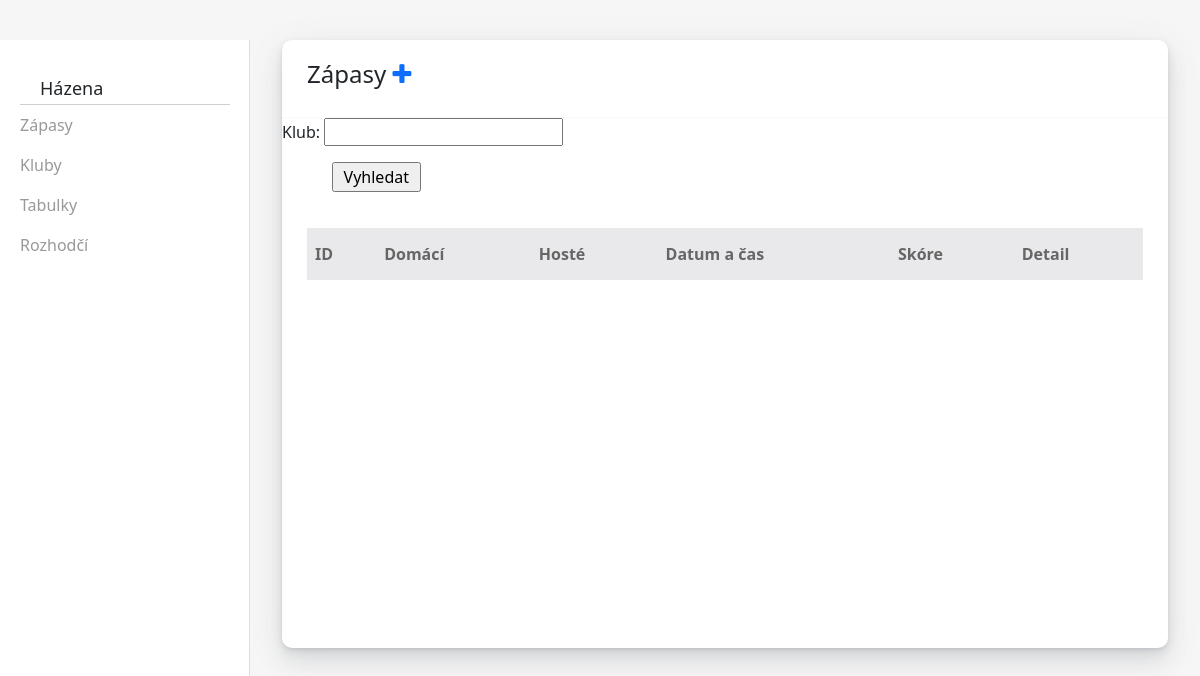
The app's page /zapasy/, older data.
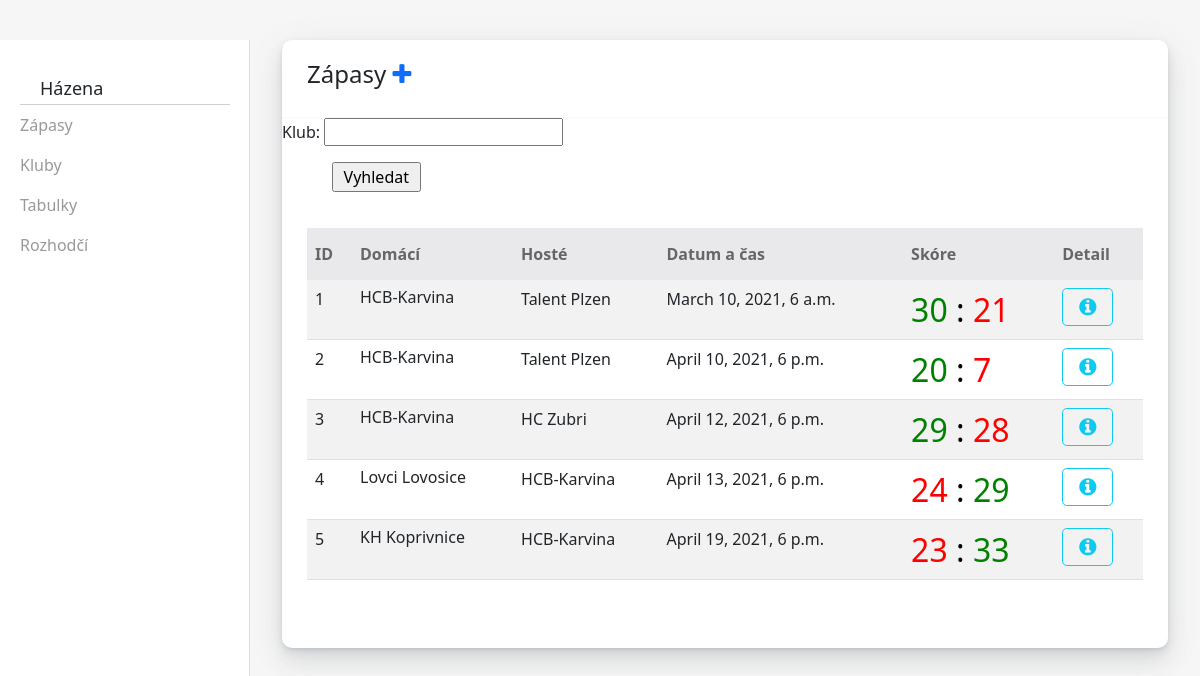
The same page, newer data.
### HazenaIS/models.py (models this page shows, shortened)
class Zapasy(models.Model):
    domaci_skore = models.IntegerField()
    hoste_Skore = models.IntegerField()
    datum_cas = models.DateTimeField()
    rozhodci = models.ForeignKey('Rozhodci', on_delete=models.RESTRICT)
    domaci = models.ForeignKey('Klub', on_delete=models.RESTRICT, related_name='domaci_ID')
    hoste = models.ForeignKey('Klub', on_delete=models.RESTRICT, related_name='hoste_ID')
    def winner(self):
        if self.domaci_skore > self.hoste_Skore:
            return "GREEN"
        elif self.domaci_skore == self.hoste_Skore:
            return "BLACK"
        else:
            return "RED"

class Klub(models.Model):
    nazev_klubu = models.CharField(max_length=50)
    prezident_klubu = models.CharField(max_length=50)
    email = models.CharField(max_length=50)
    adresa = models.CharField(max_length=50)
    def __str__(self):
        return self.nazev_klubu

### HazenaIS/views.py (the view)
# urls.py: path('zapasy/',HazenaIS.views.zapasy, name='zapasy'),
def zapasy(request):
    if request.method == 'POST':
        form = ZapasSearchForm(request.POST)
        if form.is_valid():
            searched = form.cleaned_data['searched_name']
            z = Zapasy.objects.filter(Q(domaci__nazev_klubu__contains=searched) | Q(hoste__nazev_klubu__contains=searched))
        else:
            z = Zapasy.objects.all()
    else:
        form = ZapasSearchForm()
        z = Zapasy.objects.all()
    return render(request, 'zapasy.html', {'zapasy':z, 'form':form})

### HazenaIS/forms.py
class ZapasSearchForm(forms.Form):
    searched_name = forms.CharField(max_length=50, label='Klub')

### templates/zapasy.html (shortened to what this page needs)
{% load static %}
<html lang="en">
    <head>
        <link href="https://cdn.jsdelivr.net/npm/bootstrap@5.0.0-beta3/dist/css/bootstrap.min.css" rel="stylesheet">
        <link href="https://maxcdn.bootstrapcdn.com/font-awesome/4.7.0/css/font-awesome.min.css" rel="stylesheet" />
        <link rel="stylesheet" type="text/css" href="{% static 'css/menu.css' %}"/>
        <link rel="stylesheet" type="text/css" href="{% static 'css/zapasy.css' %}"/>
    </head>
    <div id="wrapper" class="wrapper-content">
        <div id="sidebar-wrapper">
            <ul class="sidebar-nav">
                <li class="sidebar-brand">
                        Házena
                </li>
                <li>
                    <a href="{% url 'zapasy' %}">Zápasy</a>
                </li>
                <li>
                    <a href="{% url 'kluby' %}">Kluby</a>
                </li>
                <li>
                    <a href="#">Tabulky</a>
                </li>
                <li>
                    <a href="#">Rozhodčí</a>
                </li>
            </ul>
        </div>
<div id="page-content-wrapper">
    <div class="container">
    <div class="row">
        <div class="col-12 col-sm-12 col-md-12">
            <div class="card">
                <div class="card-header">
                    <h4>Zápasy <a href="{% url 'zapasy_add' %}" button type="button"><i class="fa fa-plus"></i></a></h5></h4>
                </div>
                <form action="{% url 'zapasy' %}" method="post">
               {{form.as_p}}
               <input type="submit" value="Vyhledat" style="width: 10%;margin-left: 50px">
                </form>
                <div class="card-body">
                    <div class="table-responsive" id="proTeamScroll" tabindex="2" style="height: 400px; overflow: hidden; outline: none;">
                        <table class="table table-striped">
                            <thead>
                                <tr>
                                    <th><b>ID</b></th>
                                    <th><b>Domácí</b></th>
                                    <th><b>Hosté</b></th>
                                    <th><b>Datum a čas</b></th>
                                    <th><b>Skóre</b></th>
                                    <th><b>Detail</b></th>
                                </tr>
                            </thead>
                            <tbody>
                                {% for z in zapasy %}
                                <tr>
                                    <td>{{z.id}}
                                    </td>
                                    <td>
                                        <h6 class="mb-0 font-13">{{z.domaci}}</h6>
                                    </td>
                                    <td>{{z.hoste}}</td>
                                    <td class="text-truncate">
                                    {{z.datum_cas}}
                                    </td>
                                    <td>
                                        {% if z.winner == "GREEN" %}
                                        <font color="green" size="+3">
                                        {% elif z.winner == "BLACK" %}
                                        <font color="black" size="+3">
                                        {% else %}
                                        <font color="red" size="+3">
                                        {% endif %}
                                        {{z.domaci_skore}} </font>
                                        <font color="black" size="+3"> : </font>
                                        {% if z.winner == "GREEN" %}
                                        <font color="red" size="+3">
                                        {% elif z.winner == "BLACK" %}
                                        <font color="black" size="+3">
                                        {% else %}
                                        <font color="green" size="+3">
                                        {% endif %}
                                        {{z.hoste_Skore}}
                                    </font>
                                    </td>
                                    <td>
                                        <a href="{% url 'zapasydetail' z.id %}" button type="button" class="btn btn-outline-info btn-circle btn-lg btn-circle"><i class="fa fa-info-circle"></i></a>
                                    </td>
                                </tr>
                                {% endfor %}
                            </tbody>
                        </table>
                    </div>
                </div>
            </div>
        </div>
    </div>
    </div>
</div>
    </html>

### static/css/menu.css (style rules this page uses)
#wrapper { padding-left: 0; -webkit-transition: all 0.5s ease; -moz-transition: all 0.5s ease; -o-transition: all 0.5s ease; transition: all 0.5s ease; }
#sidebar-wrapper { z-index: 1000; position: fixed; left: 250px; width: 0; height: 100%; margin-left: -250px; margin-top: 20px; overflow-y: auto; background:#fff; -webkit-transition: all 0.5s ease; -moz-transition: all 0.5s ease; -o-transition: all 0.5s ease; transition: all 0.5s ease; }
#sidebar-wrapper { box-shadow: inset -1px 0px 0px 0px #DDDDDD; }
#page-content-wrapper { width: 100%; position: absolute; padding: 15px; }
.sidebar-nav { position: absolute; top: 0; width: 250px; margin: 0; padding: 0; list-style: none; }
.sidebar-nav li { text-indent: 20px; line-height: 40px; }
.sidebar-nav li a { display: block; text-decoration: none; color: #999999; }
.sidebar-nav > .sidebar-brand { height: 65px; font-size: 18px; line-height: 60px; }
@media (min-width:768px) { #wrapper { padding-left: 250px; } }
@media (min-width:768px) { #sidebar-wrapper { width: 250px; } }
@media (min-width:768px) { #page-content-wrapper { padding: 20px; position: relative; } }
.sidebar-brand { border-bottom: 1px solid rgba(102, 97, 91, 0.3); }
.sidebar-brand { padding: 18px 0px; margin: 0 20px; }
p { font-size: 16px; line-height: 1.4em; }

### static/css/zapasy.css (style rules this page uses)
.card { background-color: #fff; border-radius: 10px; border: none; position: relative; margin-bottom: 30px; box-shadow: 0 0.46875rem 2.1875rem rgba(90,97,105,0.1), 0 0.9375rem 1.40625rem rgba(90,97,105,0.1), 0 0.25rem 0.53125rem rgba(90,97,105,0.12), 0 0.125rem 0.1875rem rgba(90,97,105,0.1); }
.card .card-header { border-bottom-color: #f9f9f9; line-height: 30px; -ms-grid-row-align: center; align-self: center; width: 100%; padding: 10px 25px; align-items: center; }
.card .card-header, .card .card-body, .card .card-footer { background-color: transparent; padding: 20px 25px; }
.card-header:first-child { border-radius: calc(.25rem - 1px) calc(.25rem - 1px) 0 0; }
.card-header { padding: .75rem 1.25rem; margin-bottom: 0; background-color: rgba(0,0,0,.03); border-bottom: 1px solid rgba(0,0,0,.125); }
.table:not(.table-sm) thead th { border-bottom: none; background-color: #e9e9eb; color: #666; padding-top: 15px; padding-bottom: 15px; }

Row changes from the older to the newer data that the page shows:
added Zapasy: id "1", domaci "HCB-Karvina", hoste "Talent Plzen", datum_cas "March 10, 2021, 6 a.m.", domaci_skore "30", hoste_Skore "21"
added Zapasy: id "2", domaci "HCB-Karvina", hoste "Talent Plzen", datum_cas "April 10, 2021, 6 p.m.", domaci_skore "20", hoste_Skore "7"
added Zapasy: id "3", domaci "HCB-Karvina", hoste "HC Zubri", datum_cas "April 12, 2021, 6 p.m.", domaci_skore "29", hoste_Skore "28"
added Zapasy: id "4", domaci "Lovci Lovosice", hoste "HCB-Karvina", datum_cas "April 13, 2021, 6 p.m.", domaci_skore "24", hoste_Skore "29"
added Zapasy: id "5", domaci "KH Koprivnice", hoste "HCB-Karvina", datum_cas "April 19, 2021, 6 p.m.", domaci_skore "23", hoste_Skore "33"
